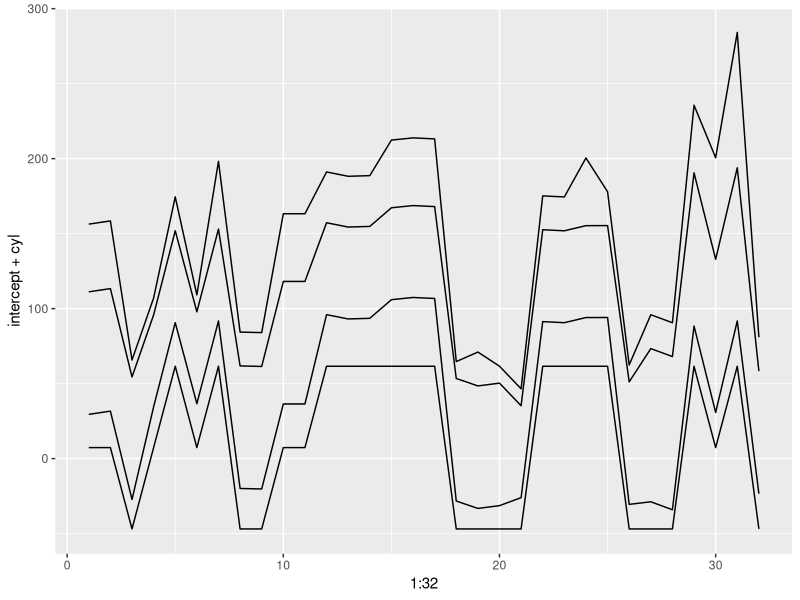

Recreate this plot in R.
library(data.table)
library(ggplot2)

mtcars <- data.table(mtcars)

model <- lm(data=mtcars, hp ~ cyl + wt + gear + carb)

model$coefficients

dt <- data.table(fitted = numeric(length = nrow(mtcars)))
dt[, fitted := as.numeric(as.matrix(mtcars[, .(cyl, wt, gear, carb)]) %*% as.matrix(model$coefficients[2:5]) + model$coefficients[1])]

dt[, intercept := model$coefficients[1]]
dt[, cyl := as.numeric(as.matrix(mtcars[, .(cyl)]) %*% as.matrix(model$coefficients[2]))]
dt[, wt := as.numeric(as.matrix(mtcars[, .(wt)]) %*% as.matrix(model$coefficients[3]))]
dt[, gear := as.numeric(as.matrix(mtcars[, .(gear)]) %*% as.matrix(model$coefficients[4]))]
dt[, carb := as.numeric(as.matrix(mtcars[, .(carb)]) %*% as.matrix(model$coefficients[5]))]

round(dt[, intercept + cyl + wt + gear + carb], 4) == round(dt$fitted, 4)

ggplot(data = dt) +
  geom_line(aes(x = 1:32, y = intercept + cyl)) + 
  geom_line(aes(x = 1:32, y = intercept + cyl + wt)) + 
  geom_line(aes(x = 1:32, y = intercept + cyl + wt + gear)) + 
  geom_line(aes(x = 1:32, y = intercept + cyl + wt + gear + carb))
